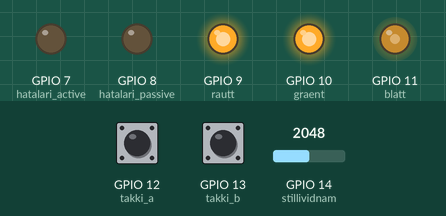
The program below on a simulated ESP32 board running MicroPython. On the bench: output pins drawn as LEDs (lit = HIGH). The test bench sets the inputs (shaded band); at power-on: GPIO 14 (stillividnam) = 2048, GPIO 12 (takki_a) HIGH, GPIO 13 (takki_b) LOW (analog values on the 0–4095 scale).

Above: at 1.2 s.
1.3 s: GPIO 14 (stillividnam) set to 2866
At 1.8 s:
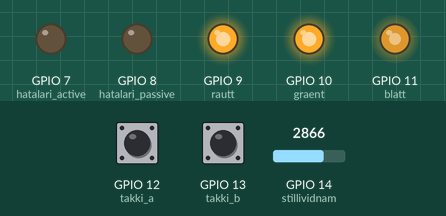
2.8 s: GPIO 12 (takki_a) pulled LOW for 0.15 s
At 2.87 s:
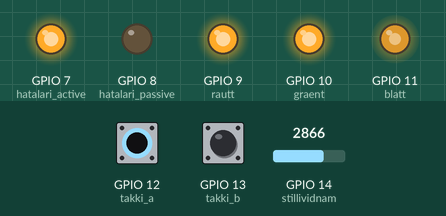
4.4 s: GPIO 13 (takki_b) pulled HIGH for 0.15 s
At 5.2 s:
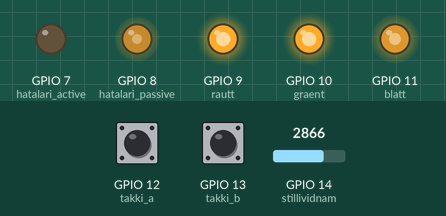
6.9 s: GPIO 14 (stillividnam) set to 3603
At 7.3 s:
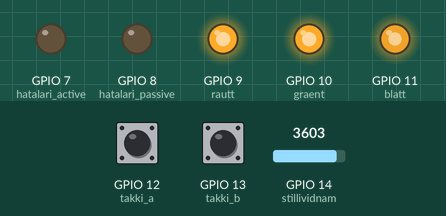
8.4 s: GPIO 12 (takki_a) pulled LOW for 1 s
At 9.2 s:
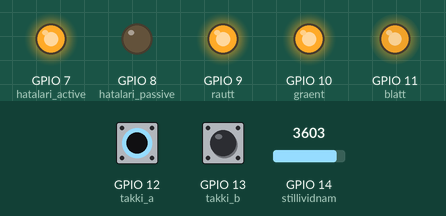
10.9 s: GPIO 13 (takki_b) pulled HIGH for 1 s
At 11.5 s:
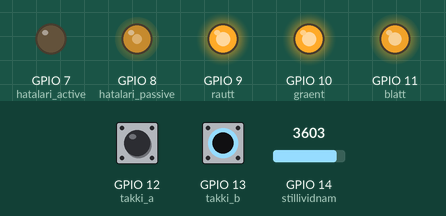
Timing chart, 0 to 13.9 s (numbered marks = the images above; inputs shaded):
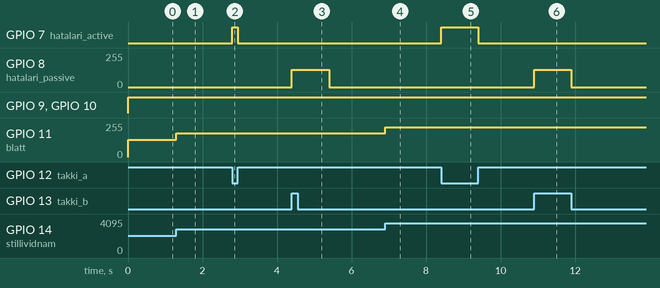

The program:

timaverkefni_3_verkefni_1.py
```python
# ----------- Sækjum auka forritasöfn -----------
from machine import Pin, PWM, ADC
# Pin er með grunnstilingar pinna
# PWM gerir pinnum kleyft að skrifa hliðrænt (e. analog)
# ADC gerir vissum pinnum kleyft að lesa hliðrænt.
from time import sleep_ms
# sleep_ms frystir forrit í ákveðið margar millisekúndur

# ----------- Skilgreinum breytur og pinna -----------
rautt = Pin(9, Pin.OUT) # Pinni 9 skilgreindur sem úttakspinni (stafrænn)
graent = Pin(10, Pin.OUT) # Pinni 10 skilgr. sem úttakspinni (stafrænn)
blatt = PWM(Pin(11), freq=10000) # Pinni 11 skilgr. sem úttakspinni (hliðrænn)
takki_a = Pin(12, Pin.IN, Pin.PULL_UP) # Pinni 12 skilgr. sem inntakspinni (stafrænn)
takki_b = Pin(13, Pin.IN, Pin.PULL_DOWN) # Pinni 13 skilgr. sem inntakspinni (stafrænn)
stillividnam = ADC(Pin(14), atten=ADC.ATTN_11DB) # Pinni 14 skilgr. sem inntakspinni (hliðrænn)
hatalari_active = Pin(7, Pin.OUT) # Pinni 7 skilgreindur sem úttakspinni (stafrænn)
hatalari_passive = PWM(Pin(8), freq=10000) # Pinni 8 skilgr. sem úttakspinni (hliðrænn)

# ----------- Lykkjan þar sem virknin er útfærð -----------
while True:
    rautt.value(1) # Skrifum 3.3V á pinna 9
    graent.value(1) # Skrifum 3.3V á pinna 9

    # Lesum stöðuna á stilliviðnáminu og geymum í breytu, það gefur
    # okkur tölu á bilinu 0 til 4096 sem er spenna á bilinu 0 - 3.3V.
    stillividnam_stada = stillividnam.read()
    # Skrifum 0 - 3.3V á pinna 11. PWM getur bara unnið með tölur á bilinu
    # 0 til 1023 en stilliviðnámið gaf okkur tölu á bilinu 0 til 4096. Við
    # deilum því með 4 í töluna og pössum að það sé heiltöludeiling.
    blatt.duty(stillividnam_stada // 4)

    # Spyrjum hvort að staðan á pinna 12 sé 0 (PULL_UP hér að ofan
    # gerir það að verkum að pinninn er alltaf með stöðuna 1 (3.3V))
    if takki_a.value() == 0:
        # Ef svo er skrifum við 3.3V á pinna 7
        hatalari_active.value(1)
    else:
        # Ef svo er ekki skrifum við 0V á pinna 7
        hatalari_active.value(0)

    # Spyrjum hvort að staðan á pinna 12 sé 1 (PULL_DOWN hér að ofan
    # gerir það að verkum að pinninn er alltaf með stöðuna 0 (0V))
    if takki_b.value() == 1:
        # Ef svo er stillum við PWM duty cycle á 50%
        hatalari_passive.duty(512)
        # Setjum tíðnina á PWM á 440Hz (A nóta)
        hatalari_passive.freq(440)
        # Bíðum í hálfa sekúndu
        sleep_ms(500)
        # Setjum svo PWM tíðnina á 523Hz (C nóta)
        hatalari_passive.freq(523)
        # Bíðun svo í hálfa sekúndu
        sleep_ms(500)
    else:
        # Ef svo er ekki stillum við PWM duty cycle á 0%
        hatalari_passive.duty(0)
```

Measured:
- after the input at 1.3 s, GPIO 11 (blatt): 128/255 → 178/255 at once
- after the input at 2.8 s, GPIO 7 (hatalari_active): LOW → HIGH at once, → LOW 0.15 s later
- after the input at 4.4 s, GPIO 8 (hatalari_passive): 0/255 → 128/255 at once, → 0/255 1.0 s later
- after the input at 6.9 s, GPIO 11 (blatt): 178/255 → 224/255 at once
- after the input at 8.4 s, GPIO 7 (hatalari_active): LOW → HIGH at once, → LOW 1.0 s later
- after the input at 10.9 s, GPIO 8 (hatalari_passive): 0/255 → 128/255 at once, → 0/255 1.0 s later
